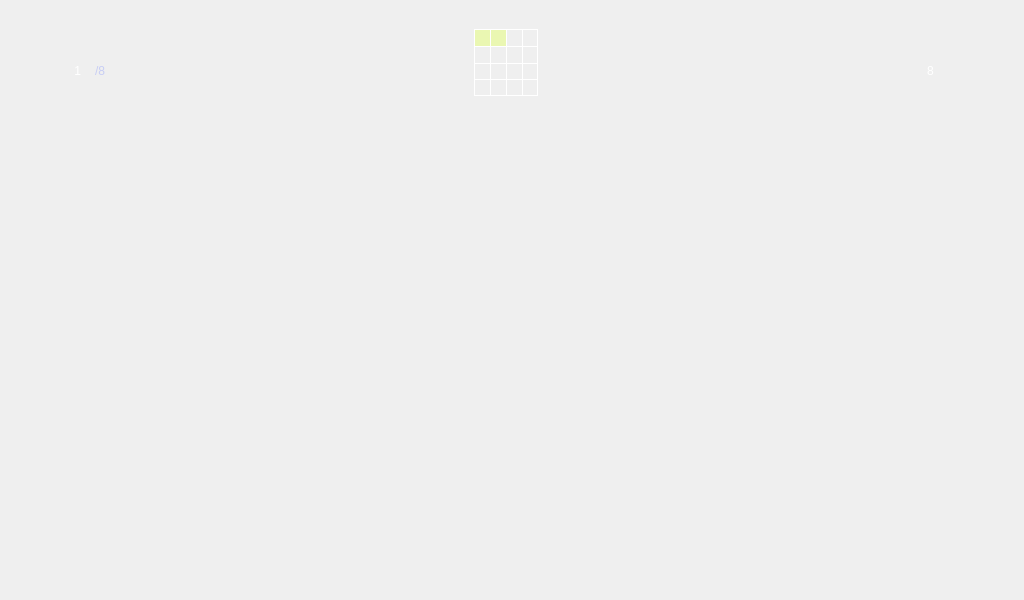
<?xml version="1.0" encoding="UTF-8"?>
<ui version="4.0">
 <class>PhotoWindow</class>
 <widget class="QWidget" name="PhotoWindow">
  <property name="geometry">
   <rect>
    <x>0</x>
    <y>0</y>
    <width>1024</width>
    <height>600</height>
   </rect>
  </property>
  <property name="windowTitle">
   <string>Form</string>
  </property>
  <widget class="QFrame" name="frame_6">
   <property name="geometry">
    <rect>
     <x>0</x>
     <y>0</y>
     <width>1024</width>
     <height>600</height>
    </rect>
   </property>
   <property name="styleSheet">
    <string notr="true">border:none;</string>
   </property>
   <property name="frameShape">
    <enum>QFrame::StyledPanel</enum>
   </property>
   <property name="frameShadow">
    <enum>QFrame::Raised</enum>
   </property>
   <layout class="QVBoxLayout" name="verticalLayout" stretch="1,5">
    <item>
     <widget class="QFrame" name="frame">
      <property name="styleSheet">
       <string notr="true">border: none;</string>
      </property>
      <property name="frameShape">
       <enum>QFrame::StyledPanel</enum>
      </property>
      <property name="frameShadow">
       <enum>QFrame::Raised</enum>
      </property>
      <layout class="QHBoxLayout" name="horizontalLayout" stretch="1,1,1">
       <property name="spacing">
        <number>360</number>
       </property>
       <property name="leftMargin">
        <number>40</number>
       </property>
       <property name="topMargin">
        <number>20</number>
       </property>
       <property name="rightMargin">
        <number>52</number>
       </property>
       <property name="bottomMargin">
        <number>9</number>
       </property>
       <item>
        <widget class="QFrame" name="frame_3">
         <property name="layoutDirection">
          <enum>Qt::RightToLeft</enum>
         </property>
         <property name="styleSheet">
          <string notr="true">border:none;</string>
         </property>
         <property name="frameShape">
          <enum>QFrame::StyledPanel</enum>
         </property>
         <property name="frameShadow">
          <enum>QFrame::Raised</enum>
         </property>
         <layout class="QGridLayout" name="gridLayout">
          <property name="topMargin">
           <number>16</number>
          </property>
          <property name="bottomMargin">
           <number>0</number>
          </property>
          <property name="spacing">
           <number>0</number>
          </property>
          <item row="0" column="0">
           <widget class="QLabel" name="label">
            <property name="styleSheet">
             <string notr="true">font: 25 28pt &quot;Noto Sans CJK KR&quot;;
font-weight: 400;
color: #C7CDF4;</string>
            </property>
            <property name="text">
             <string>/8</string>
            </property>
            <property name="alignment">
             <set>Qt::AlignRight|Qt::AlignTrailing|Qt::AlignVCenter</set>
            </property>
           </widget>
          </item>
          <item row="0" column="1">
           <widget class="QLabel" name="lblCount">
            <property name="styleSheet">
             <string notr="true">font: 25 28pt &quot;Noto Sans CJK KR&quot;;
color: white;
font-weight: 400;</string>
            </property>
            <property name="text">
             <string>1</string>
            </property>
            <property name="alignment">
             <set>Qt::AlignRight|Qt::AlignTrailing|Qt::AlignVCenter</set>
            </property>
           </widget>
          </item>
         </layout>
        </widget>
       </item>
       <item>
        <widget class="QFrame" name="frame_4">
         <property name="enabled">
          <bool>false</bool>
         </property>
         <property name="styleSheet">
          <string notr="true">border:1px black;</string>
         </property>
         <property name="frameShape">
          <enum>QFrame::StyledPanel</enum>
         </property>
         <property name="frameShadow">
          <enum>QFrame::Raised</enum>
         </property>
         <layout class="QGridLayout" name="gridLayout_2">
          <property name="leftMargin">
           <number>0</number>
          </property>
          <property name="topMargin">
           <number>0</number>
          </property>
          <property name="rightMargin">
           <number>0</number>
          </property>
          <property name="bottomMargin">
           <number>0</number>
          </property>
          <property name="spacing">
           <number>0</number>
          </property>
          <item row="0" column="3">
           <widget class="QLabel" name="lbl4">
            <property name="minimumSize">
             <size>
              <width>0</width>
              <height>12</height>
             </size>
            </property>
            <property name="styleSheet">
             <string notr="true">border: 1px solid white;
border-bottom: 0;</string>
            </property>
            <property name="text">
             <string/>
            </property>
           </widget>
          </item>
          <item row="0" column="1">
           <widget class="QLabel" name="lbl2">
            <property name="minimumSize">
             <size>
              <width>0</width>
              <height>12</height>
             </size>
            </property>
            <property name="styleSheet">
             <string notr="true">border: 1px solid white;
border-right: 0;
border-bottom: 0;
background: rgba(229, 255, 116, 0.5);</string>
            </property>
            <property name="text">
             <string/>
            </property>
           </widget>
          </item>
          <item row="1" column="3">
           <widget class="QLabel" name="lbl8">
            <property name="minimumSize">
             <size>
              <width>0</width>
              <height>12</height>
             </size>
            </property>
            <property name="styleSheet">
             <string notr="true">border: 1px solid white;
border-bottom: 0;</string>
            </property>
            <property name="text">
             <string/>
            </property>
           </widget>
          </item>
          <item row="2" column="0">
           <widget class="QLabel" name="lbl9">
            <property name="minimumSize">
             <size>
              <width>0</width>
              <height>12</height>
             </size>
            </property>
            <property name="styleSheet">
             <string notr="true">border: 1px solid white;
border-right: 0;
border-bottom: 0;</string>
            </property>
            <property name="text">
             <string/>
            </property>
           </widget>
          </item>
          <item row="0" column="2">
           <widget class="QLabel" name="lbl3">
            <property name="minimumSize">
             <size>
              <width>0</width>
              <height>12</height>
             </size>
            </property>
            <property name="styleSheet">
             <string notr="true">border: 1px solid white;
border-right: 0;
border-bottom: 0;</string>
            </property>
            <property name="text">
             <string/>
            </property>
           </widget>
          </item>
          <item row="1" column="2">
           <widget class="QLabel" name="lbl7">
            <property name="minimumSize">
             <size>
              <width>0</width>
              <height>12</height>
             </size>
            </property>
            <property name="styleSheet">
             <string notr="true">border: 1px solid white;
border-right: 0;
border-bottom: 0;</string>
            </property>
            <property name="text">
             <string/>
            </property>
           </widget>
          </item>
          <item row="1" column="0">
           <widget class="QLabel" name="lbl5">
            <property name="minimumSize">
             <size>
              <width>0</width>
              <height>12</height>
             </size>
            </property>
            <property name="styleSheet">
             <string notr="true">border: 1px solid white;
border-right: 0;
border-bottom: 0;</string>
            </property>
            <property name="text">
             <string/>
            </property>
           </widget>
          </item>
          <item row="2" column="3">
           <widget class="QLabel" name="lbl12">
            <property name="minimumSize">
             <size>
              <width>0</width>
              <height>12</height>
             </size>
            </property>
            <property name="styleSheet">
             <string notr="true">border: 1px solid white;
border-bottom: 0;</string>
            </property>
            <property name="text">
             <string/>
            </property>
           </widget>
          </item>
          <item row="1" column="1">
           <widget class="QLabel" name="lbl6">
            <property name="minimumSize">
             <size>
              <width>0</width>
              <height>12</height>
             </size>
            </property>
            <property name="styleSheet">
             <string notr="true">border: 1px solid white;
border-right: 0;
border-bottom: 0;</string>
            </property>
            <property name="text">
             <string/>
            </property>
           </widget>
          </item>
          <item row="2" column="2">
           <widget class="QLabel" name="lbl11">
            <property name="minimumSize">
             <size>
              <width>0</width>
              <height>12</height>
             </size>
            </property>
            <property name="styleSheet">
             <string notr="true">border: 1px solid white;
border-right: 0;
border-bottom: 0;</string>
            </property>
            <property name="text">
             <string/>
            </property>
           </widget>
          </item>
          <item row="2" column="1">
           <widget class="QLabel" name="lbl10">
            <property name="minimumSize">
             <size>
              <width>0</width>
              <height>12</height>
             </size>
            </property>
            <property name="styleSheet">
             <string notr="true">border: 1px solid white;
border-right: 0;
border-bottom: 0;</string>
            </property>
            <property name="text">
             <string/>
            </property>
           </widget>
          </item>
          <item row="0" column="0">
           <widget class="QLabel" name="lbl1">
            <property name="minimumSize">
             <size>
              <width>0</width>
              <height>12</height>
             </size>
            </property>
            <property name="autoFillBackground">
             <bool>false</bool>
            </property>
            <property name="styleSheet">
             <string notr="true">border: 1px solid white;
border-right: 0;
border-bottom: 0;
background: rgba(229, 255, 116, 0.5);</string>
            </property>
            <property name="text">
             <string/>
            </property>
           </widget>
          </item>
          <item row="3" column="0">
           <widget class="QLabel" name="lbl13">
            <property name="minimumSize">
             <size>
              <width>0</width>
              <height>12</height>
             </size>
            </property>
            <property name="styleSheet">
             <string notr="true">border: 1px solid white;
border-right: 0;</string>
            </property>
            <property name="text">
             <string/>
            </property>
           </widget>
          </item>
          <item row="3" column="1">
           <widget class="QLabel" name="lbl14">
            <property name="minimumSize">
             <size>
              <width>0</width>
              <height>12</height>
             </size>
            </property>
            <property name="styleSheet">
             <string notr="true">border: 1px solid white;
border-right: 0;</string>
            </property>
            <property name="text">
             <string/>
            </property>
           </widget>
          </item>
          <item row="3" column="2">
           <widget class="QLabel" name="lbl15">
            <property name="minimumSize">
             <size>
              <width>0</width>
              <height>12</height>
             </size>
            </property>
            <property name="styleSheet">
             <string notr="true">border: 1px solid white;
border-right: 0;</string>
            </property>
            <property name="text">
             <string/>
            </property>
           </widget>
          </item>
          <item row="3" column="3">
           <widget class="QLabel" name="lbl16">
            <property name="minimumSize">
             <size>
              <width>0</width>
              <height>12</height>
             </size>
            </property>
            <property name="styleSheet">
             <string notr="true">border: 1px solid white;
</string>
            </property>
            <property name="text">
             <string/>
            </property>
           </widget>
          </item>
         </layout>
        </widget>
       </item>
       <item>
        <widget class="QFrame" name="frame_5">
         <property name="styleSheet">
          <string notr="true">border: none;</string>
         </property>
         <property name="frameShape">
          <enum>QFrame::StyledPanel</enum>
         </property>
         <property name="frameShadow">
          <enum>QFrame::Raised</enum>
         </property>
         <layout class="QVBoxLayout" name="verticalLayout_2">
          <property name="topMargin">
           <number>16</number>
          </property>
          <property name="bottomMargin">
           <number>0</number>
          </property>
          <item>
           <widget class="QLabel" name="lblTime">
            <property name="styleSheet">
             <string notr="true">font: 25 28pt &quot;Noto Sans CJK KR&quot;;
color: white;
font-weight: 400;</string>
            </property>
            <property name="text">
             <string>8</string>
            </property>
            <property name="alignment">
             <set>Qt::AlignCenter</set>
            </property>
           </widget>
          </item>
         </layout>
        </widget>
       </item>
      </layout>
     </widget>
    </item>
    <item>
     <widget class="QFrame" name="frame_2">
      <property name="styleSheet">
       <string notr="true">border: none;</string>
      </property>
      <property name="frameShape">
       <enum>QFrame::StyledPanel</enum>
      </property>
      <property name="frameShadow">
       <enum>QFrame::Raised</enum>
      </property>
      <widget class="QLabel" name="lblImg">
       <property name="geometry">
        <rect>
         <x>54</x>
         <y>30</y>
         <width>425</width>
         <height>325</height>
        </rect>
       </property>
       <property name="minimumSize">
        <size>
         <width>425</width>
         <height>325</height>
        </size>
       </property>
       <property name="maximumSize">
        <size>
         <width>425</width>
         <height>325</height>
        </size>
       </property>
       <property name="text">
        <string/>
       </property>
      </widget>
      <widget class="QLabel" name="lblImg2">
       <property name="geometry">
        <rect>
         <x>530</x>
         <y>30</y>
         <width>425</width>
         <height>325</height>
        </rect>
       </property>
       <property name="minimumSize">
        <size>
         <width>425</width>
         <height>325</height>
        </size>
       </property>
       <property name="maximumSize">
        <size>
         <width>425</width>
         <height>325</height>
        </size>
       </property>
       <property name="text">
        <string/>
       </property>
      </widget>
      <widget class="QLabel" name="guideimg">
       <property name="geometry">
        <rect>
         <x>54</x>
         <y>30</y>
         <width>425</width>
         <height>325</height>
        </rect>
       </property>
       <property name="text">
        <string/>
       </property>
      </widget>
      <widget class="QLabel" name="guideimg2">
       <property name="geometry">
        <rect>
         <x>530</x>
         <y>30</y>
         <width>425</width>
         <height>325</height>
        </rect>
       </property>
       <property name="text">
        <string/>
       </property>
      </widget>
     </widget>
    </item>
   </layout>
  </widget>
  <widget class="QLabel" name="label_2">
   <property name="geometry">
    <rect>
     <x>0</x>
     <y>0</y>
     <width>1024</width>
     <height>600</height>
    </rect>
   </property>
   <property name="text">
    <string/>
   </property>
   <property name="pixmap">
    <pixmap resource="../../../../../../nfsroot/images/images.qrc">:/images/photowindow.png</pixmap>
   </property>
  </widget>
  <zorder>label_2</zorder>
  <zorder>frame_6</zorder>
 </widget>
 <resources>
  <include location="../../../../../../nfsroot/images/images.qrc"/>
 </resources>
 <connections/>
</ui>
